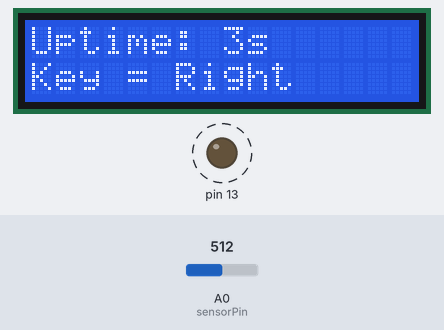
A sketch run on a simulated Arduino Nano, built with avr-gcc and run on an emulated ATmega328P. On the bench: 16×2 character LCD, output pins drawn as LEDs (lit = HIGH). Dashed ring = blinking. The inputs (shaded band) are chosen by the test bench; at power-on: A0 (sensorPin) = 512. Pins used as bus, display or sensor lines are not drawn.

Above: at 3.29 s.
3.3 s: A0 (sensorPin) set to 541
5.1 s: A0 (sensorPin) set to 567
At 5.52 s:
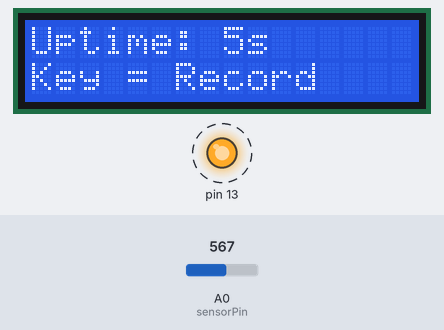
6.9 s: A0 (sensorPin) set to 540
At 7.23 s:
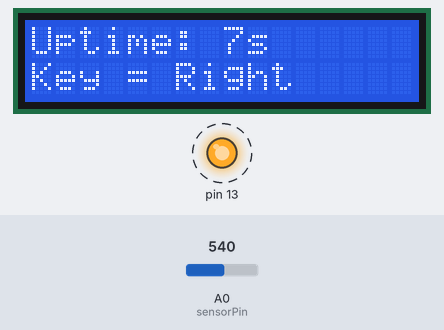
8.7 s: A0 (sensorPin) set to 501
10.2 s: A0 (sensorPin) set to 471
At 10.42 s:
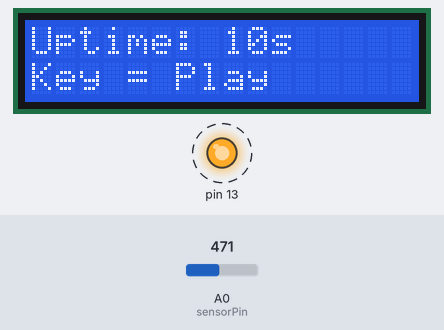
12.0 s: A0 (sensorPin) set to 560
At 12.44 s:
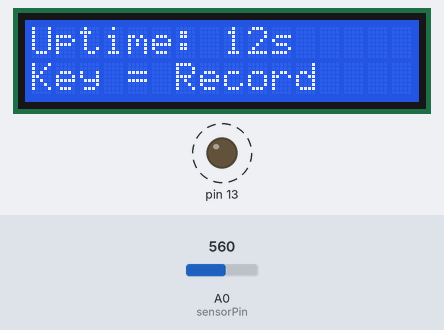
Timing chart, 0 to 14.5 s (numbered marks = the images above; inputs shaded):
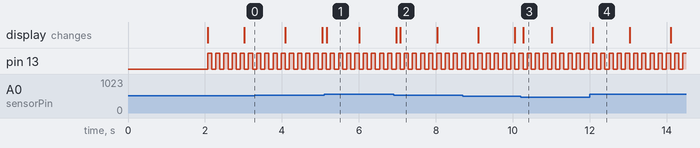

The sketch:

ArduinoNano-RecordLEDStatus.ino
```cpp
/* ArduinoNano-RecordLEDStatus.ino: Record LED Status, Version 1.0            */
/* Copyright (c) 2016-2019 ArdeshirV@protonmail.com, Licensed under GPLv3+    */
#include <Arduino.h>
#include <LiquidCrystal.h>
/* LCD Pin Map:
   LCD GND    Pin01 to GND
   LCD VCC    Pin02 to VCC
   LCD VEE    Pin03 to GND
   LCD RS     Pin04 to D12
   LCD R/W    Pin05 to GND
   LCD Enable Pin06 to D11
   LCD D4     Pin11 to D5
   LCD D5     Pin12 to D4
   LCD D6     Pin13 to D3
   LCD D7     Pin14 to D2
   LCD LightV Pin15 to VCC
   LCD LightG Pin16 to R-GND */
#define BETWEEN(value, num1, num2) (value > num1 && value < num2)
LiquidCrystal lcd(12, 11, 5, 4, 3, 2);
//---------------------------------------------------------------------------------
const int MaxLCDRow = 2;
const int MaxLCDCol = 16;
const int Left = 1;
const int Play = 4;
const int Right = 2;
const int Record = 3;
const int Nothing = 0;
const char *chrArrKeys[5] = {"Nothing", "Left", "Right", "Record", "Play"};
//---------------------------------------------------------------------------------
int StepPhase = 0;
int key = Nothing;
int sensorPin = A0;
int sensorValue = 0;
bool LEDStatus = HIGH;
int intLoopCounter = 0;
int intStartPlayTime = 0;
bool RecordIsEnable = false;
int intRecordPlayIndex = 0;
int intLastTimeElapsed = 0;
int intLastStatusChangedTime = 0;

struct RecordStatus {
  int intStatus;
  int intDuration;
};

int intRecordCounts = 0;
RecordStatus rec[300];
char LCDLines[MaxLCDRow][MaxLCDCol];
//---------------------------------------------------------------------------------
int GetKey(int value) {
  int Result = Nothing;
  if (BETWEEN(value, 80, 490)) Result = Play;
  if (value > 490 && value < 550) Result = Right;
  if (value > 550 && value < 1010) Result = Record;
  if (value > 1010 && value < 1025) Result = Left;
  return Result;
}
//---------------------------------------------------------------------------------
void UpdateLCD() {
  //lcd.clear();
  for (int row = 0; row < MaxLCDRow; row++) {
    int intLen = strlen(LCDLines[row]);
    while (intLen < MaxLCDCol)
      LCDLines[row][intLen++] = ' ';
    lcd.setCursor(0, row);
    lcd.print(LCDLines[row]);
  }
  lcd.display();
}
//---------------------------------------------------------------------------------
void setup() {
  key = Nothing;
  intLoopCounter = 0;
  pinMode(13, OUTPUT);
  pinMode(10, OUTPUT);
  lcd.begin(MaxLCDCol, MaxLCDRow);
  sprintf(LCDLines[0], "Arduino Nano");
  UpdateLCD();
  delay(2000);
  rec[0].intDuration = 0;
}
//---------------------------------------------------------------------------------
void defunion() {
  union u {
    int i;
    char c[2];
  } uu;
  uu.c[0] = 9;
  uu.c[1] = 9;
  sprintf(LCDLines[0], "uu.i = %d", uu.i);
  UpdateLCD();
}
//---------------------------------------------------------------------------------
void loop() {
  int milliseconds = millis();
  digitalWrite(13, LEDStatus);
  LEDStatus = (LEDStatus == HIGH) ? LOW : HIGH;
  //digitalWrite(13, HIGH); // Play as default status.
  int local_key = GetKey(sensorValue = analogRead(sensorPin));

  switch (local_key) {
    case Nothing:
      //digitalWrite(10, LOW);
      break;
    case Left:
      //digitalWrite(10, LOW);
      break;
    case Right:
      //if (RecordIsEnable)
      digitalWrite(10, HIGH);
      break;
    case Record:
      intRecordCounts = 0;
      RecordIsEnable = true;
      //digitalWrite(10, LOW);
      break;
    case Play:
      intStartPlayTime = milliseconds;
      intRecordPlayIndex = 0;
      RecordIsEnable = false;
      //digitalWrite(10, LOW);
      break;
    default:
      //digitalWrite(10, LOW);
      break;
  }

  if (RecordIsEnable) {
    rec[intRecordCounts].intStatus = key;
    rec[intRecordCounts].intDuration = milliseconds - intLastStatusChangedTime;
    intRecordCounts++;
  } else {// Play is enable then
    if (intRecordPlayIndex >= intRecordCounts)
      intRecordPlayIndex = 0;
    if (rec[intRecordPlayIndex].intStatus == Right)
      digitalWrite(10, HIGH);
    else
      digitalWrite(10, LOW);

    if (milliseconds - intStartPlayTime - intLastTimeElapsed >
        rec[intRecordPlayIndex].intDuration) {
      intStartPlayTime = milliseconds;
      intRecordPlayIndex++;
    }
  }

  //defunion(); return;
  if (local_key != Nothing) {
    key = local_key;
    intLastStatusChangedTime = milliseconds;
  }
  sprintf(LCDLines[0], "Uptime: %us", milliseconds / 1000);
  //sprintf(LCDLines[0], "Duration = %d", rec[0].intDuration);
  sprintf(LCDLines[1], "Key = %s", chrArrKeys[key]);
  UpdateLCD();
  if (++intLoopCounter >= 10000) intLoopCounter = 0;
  intLastTimeElapsed = milliseconds;
  delay(100);
}
//---------------------------------------------------------------------------------
```

Measured:
- the behaviour switches between 550 and 551 on A0 (sensorPin) (found by bisection; images 0 and 1)
- the behaviour switches between 490 and 489 on A0 (sensorPin) (found by bisection; images 2 and 3)
- after the input at 5.1 s, the display: changes after 0.06 s (image 1)
- after the input at 6.9 s, the display: first changes after 0.07 s (image 2 shows a later state)
- after the input at 10.2 s, the display: changes after 0.07 s (image 3)
- after the input at 12.0 s, the display: changes after 0.08 s (image 4)
- by itself, pin 13: alternates HIGH for 0.11 s and LOW for 0.11 s
